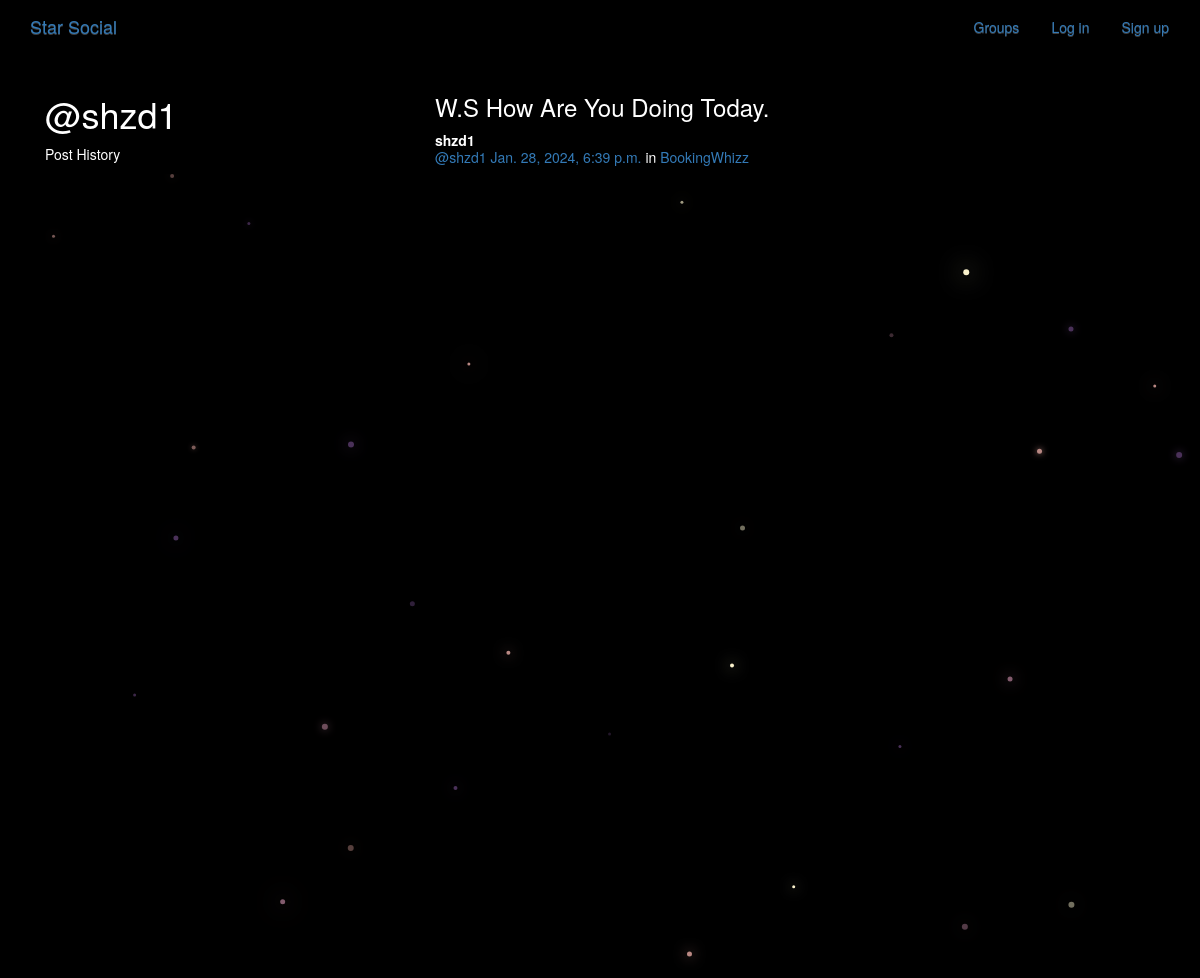
/posts/by/shzd1/, run on the app's committed database.
### posts/models.py (models this page shows, shortened)
class Post(models.Model):
    user = models.ForeignKey(User, related_name="posts", on_delete=models.CASCADE)
    created_at = models.DateTimeField(auto_now=True)
    message = models.TextField()
    message_html = models.TextField(editable=False)
    group = models.ForeignKey(Group, related_name="posts",null=True, blank=True, on_delete=models.CASCADE)
    class Meta:
        ordering = ["-created_at"]
        unique_together = ["user", "message"]

### groups/models.py (models this page shows, shortened)
class Group(models.Model):
    name = models.CharField(max_length=255, unique=True)
    slug = models.SlugField(allow_unicode=True, unique=True)
    description = models.TextField(blank=True, default='')
    description_html = models.TextField(editable=False, default='', blank=True)
    members = models.ManyToManyField(User,through="GroupMember")
    class Meta:
        ordering = ["name"]

### posts/views.py (the view)
# urls.py: url(r"by/(?P<username>[-\w]+)/$",views.UserPosts.as_view(),name="for_user"),
class UserPosts(generic.ListView):
    model = models.Post
    template_name = "posts/user_post_list.html"
    def get_queryset(self):
        try:
            self.post_user = User.objects.prefetch_related("posts").get(
                username__iexact=self.kwargs.get("username")
            )
        except User.DoesNotExist:
            raise Http404
        else:
            return self.post_user.posts.all()
    def get_context_data(self, **kwargs):
        context = super().get_context_data(**kwargs)
        context["post_user"] = self.post_user
        return context

### nn/simple_social_clone/simplesocial/posts/templates/posts/user_post_list.html
{% extends "posts/post_base.html" %}
{% block prepost %}
<div class="col-md-4">
	<h1>@{{ post_user.username }}</h1>
	<p>Post History</p>
</div>
{% endblock %}
{% block post_content %}
<div class="col-md-8">
	{% for post in post_list %}
		{% include "posts/_post.html" %}
	{% endfor %}
</div>
{% endblock %}

### nn/simple_social_clone/simplesocial/posts/templates/posts/_post.html (shortened to what this page needs)
<div class="post media">
	<h3>{{ post.message_html|safe }}</h3>
	<div class="media-body">
		<strong>{{ post.user.username }}</strong>
		<h5 class="media-heading">
			<span class="username"><a href="{% url 'posts:for_user' username=post.user.username %}">@{{ post.user.username }}</a></span>
			<time class="time"><a href="{% url 'posts:single' username=post.user.username pk=post.pk %}">{{ post.created_at }}</a></time>
			{% if post.group %}
			<span class="group-name">in <a href="#">{{ post.group.name }}</a></span>
			{% endif %}
		</h5>
	</div>
</div>

### static/simplesocial/css/master.css (style rules this page uses)
body { margin: 0; overflow: hidden; background-color: black; color:white; }

### data on the page
Post: message_html "W.S How Are You Doing Today.", user.username "shzd1", created_at "Jan. 28, 2024, 6:39 p.m.", group.name "BookingWhizz"

### other printed values
{{ post_user.username }} "shzd1"
